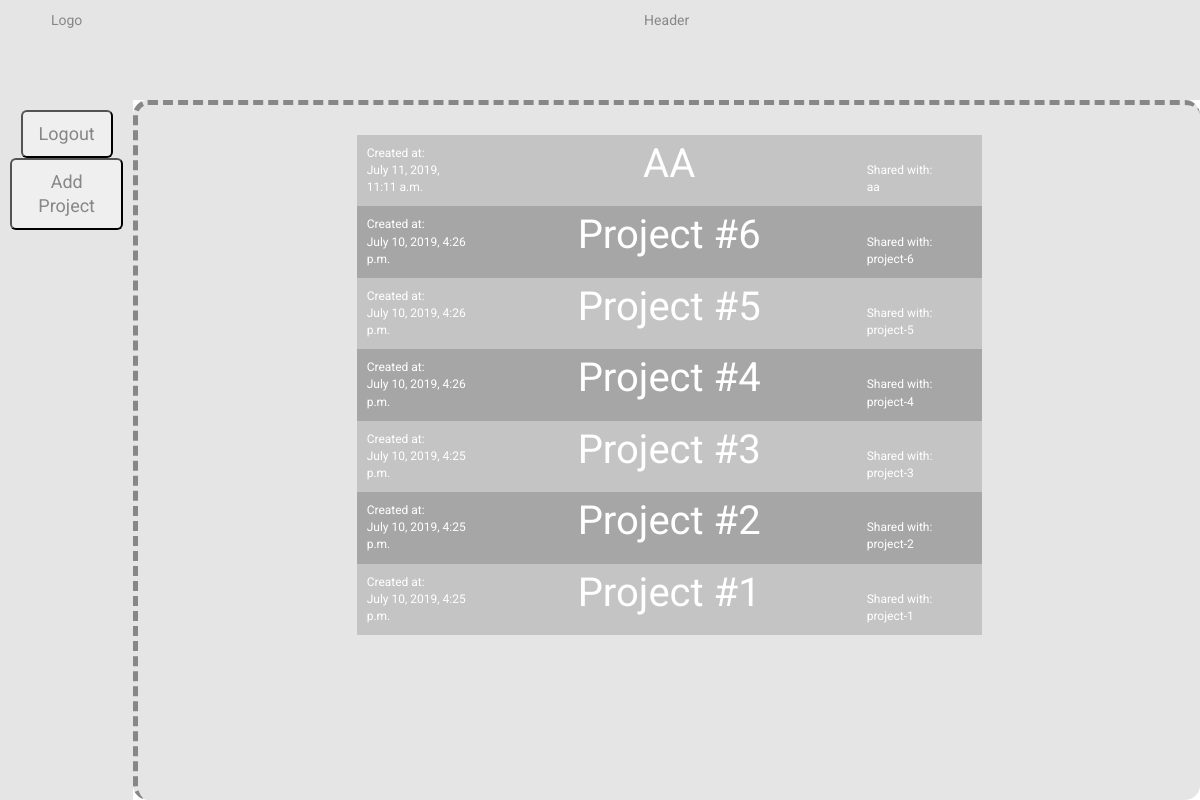
Page / (signed in) on the earlier database version.
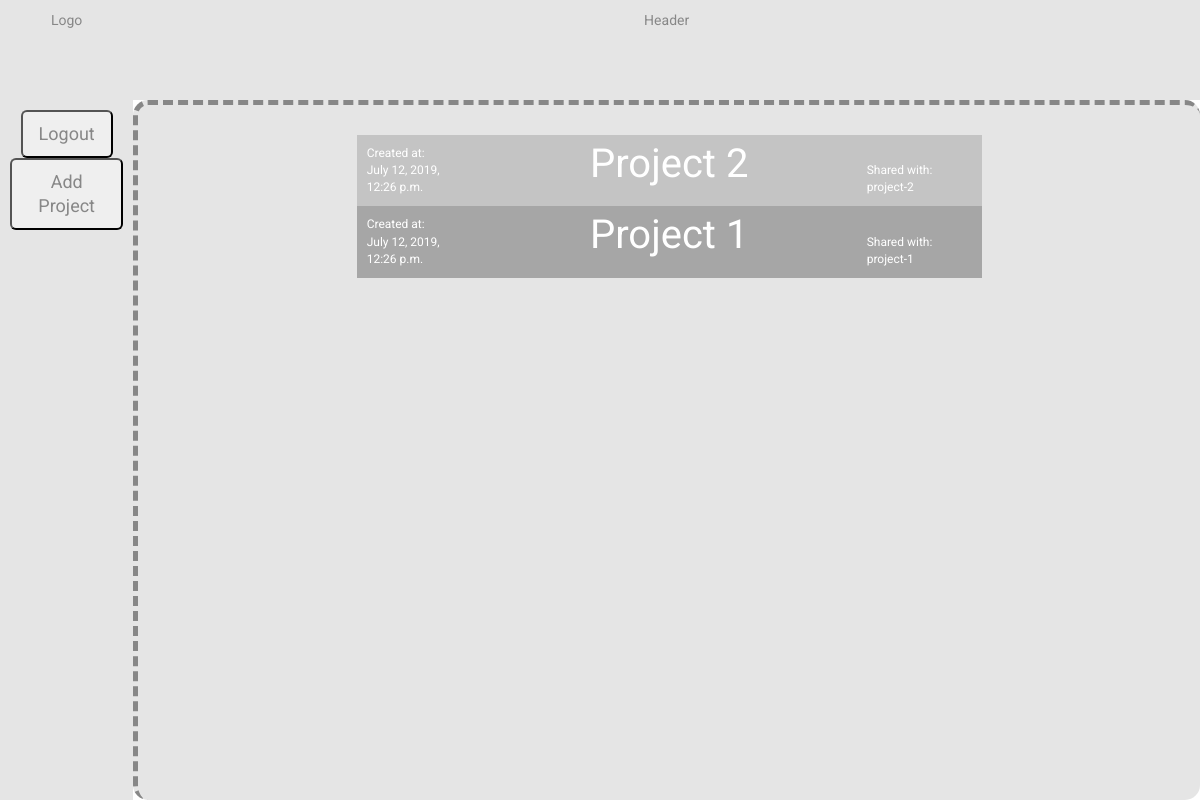
Same page on the later database version.
### data_db/models.py (models this page shows, shortened)
class Project(models.Model):
    slug = models.SlugField(unique=True)
    user = models.ForeignKey(User, on_delete = models.CASCADE)
    name = models.CharField(max_length = 200)
    samples = models.ManyToManyField(Sample)
    published_on = models.DateTimeField(auto_now_add=True)
    def get_absolute_url(self):
        return reverse("data_db:project.views.detail", kwargs={"slug": self.slug})

### data_db/views.py (the view)
# urls.py: path('', home_page, name='home'),
@login_required
def home_page(request):
    project_list = Project.objects.filter(user=request.user)
    template_name = 'data_db/home.html'
    context = {
        'project_list': project_list.order_by('-published_on'),
        }
    return render(request, template_name, context)

### data_db/templates/data_db/home.html (shortened to what this page needs)
{% extends 'data_db/base.html' %}
{% block content %}
<div class="overcell-2">
    <div class="cell cell-5">
        Logo
    </div>
    <div class="cell cell-6">
        Header
    </div>
    <div class="cell cell-7">
        <a href="{{ '/logout' }}">
            <button class="btn-lg btn-secondary" type="button">
                Logout
            </button>
        </a>
        <a href="{% url 'data_db:project.views.add' %}">
            <button class="btn-lg btn-secondary" type="button">
                Add Project
            </button>
        </a>
    </div>
    <div class="cell cell-8">
        <div style="text-align:left">
            <table>
                {% for project in project_list %}
                    <tr>
                            <td style="width:100%">
                                <div class="created-at">
                                    Created at: <br>
                                    {{ project.published_on }}
                                </div>
                                <div class="project-box" >
                                    <a href="{{ project.get_absolute_url }}">
                                        {{ project.name }}
                                    </a>
                                </div>
                                <div class="shared-with">
                                    Shared with: <br>
                                    {{ project.slug }}
                                </div>
                            </td>
                    </tr>
                {% endfor %}
            </table>
        </div>
    </div>
</div>
{% endblock %}

### data_db/templates/data_db/base.html (shortened to what this page needs)
{% load static %}
<!DOCTYPE html>
<html>
<head>
  <link rel="stylesheet" href="{% static 'css/styles.css' %}">
  <link rel="stylesheet" href="https://maxcdn.bootstrapcdn.com/bootstrap/3.4.0/css/bootstrap.min.css">
</head>
<body>
  <main>
    {% block content %}
    {% endblock %}
  </main>
</body>
</html>

### data_db/static/css/styles.css (style rules this page uses)
body { color:black; font-family: 'Roboto', sans-serif; background-color: #E5E5E5; }
main { color:black; font-family: 'Roboto', sans-serif; background-color: #E5E5E5; }
.overcell-2 { width:100%; position: absolute; top:0px; bottom:0px; display: grid; grid-template-columns: 1fr 8fr; grid-template-rows: 1fr 7fr; }
.cell { padding:10px; color: #878787; text-align: center; }
.cell-5 { background: #E5E5E5; grid-row: 1; grid-column: 1; }
.cell-6 { background: #E5E5E5; grid-row: 1; grid-column: 2/5; }
.cell-7 { background: #E5E5E5; grid-row: 2/6; grid-column: 1; }
.cell-8 { background: #E5E5E5; grid-row: 2/6; grid-column: 2/5; border: #878787 dashed; border-radius: 15px; border-spacing: 20px; border-width: 5px; border-right-style: none; border-bottom-style: none; }
a { color:inherit !important; text-decoration:none !important; font-size: inherit ; }
table { width: 60%; margin-left: 20%; margin-right: 20%; }
td { padding:5px; display: flex; flex-wrap: nowrap; }
.project-box { width: 60%; text-align: center; font-size: 40px !important; color: #fff; }
tr:nth-child(odd) { background-color: #c4c4c4; }
tr:nth-child(even) { background-color: #a6a6a6;; }
table { padding:5px; margin-top:20px; }
.created-at { width:20%; color: #fff; display: flex; align-items: flex-end; font-size: 12px; padding: 10px; }
.shared-with { width:20%; color: #fff; display: flex; align-items: flex-end; font-size: 12px; padding: 10px; }

Differences in the rows shown:
removed Project: published_on "July 11, 2019, 11:11 a.m.", name "AA", slug "aa"
removed Project: published_on "July 10, 2019, 4:26 p.m.", name "Project #6", slug "project-6"
removed Project: published_on "July 10, 2019, 4:26 p.m.", name "Project #5", slug "project-5"
removed Project: published_on "July 10, 2019, 4:26 p.m.", name "Project #4", slug "project-4"
removed Project: published_on "July 10, 2019, 4:25 p.m.", name "Project #3", slug "project-3"
changed Project "project-2": published_on "July 10, 2019, 4:25 p.m." → "July 12, 2019, 12:26 p.m."; name "Project #2" → "Project 2"
changed Project "project-1": published_on "July 10, 2019, 4:25 p.m." → "July 12, 2019, 12:26 p.m."; name "Project #1" → "Project 1"
